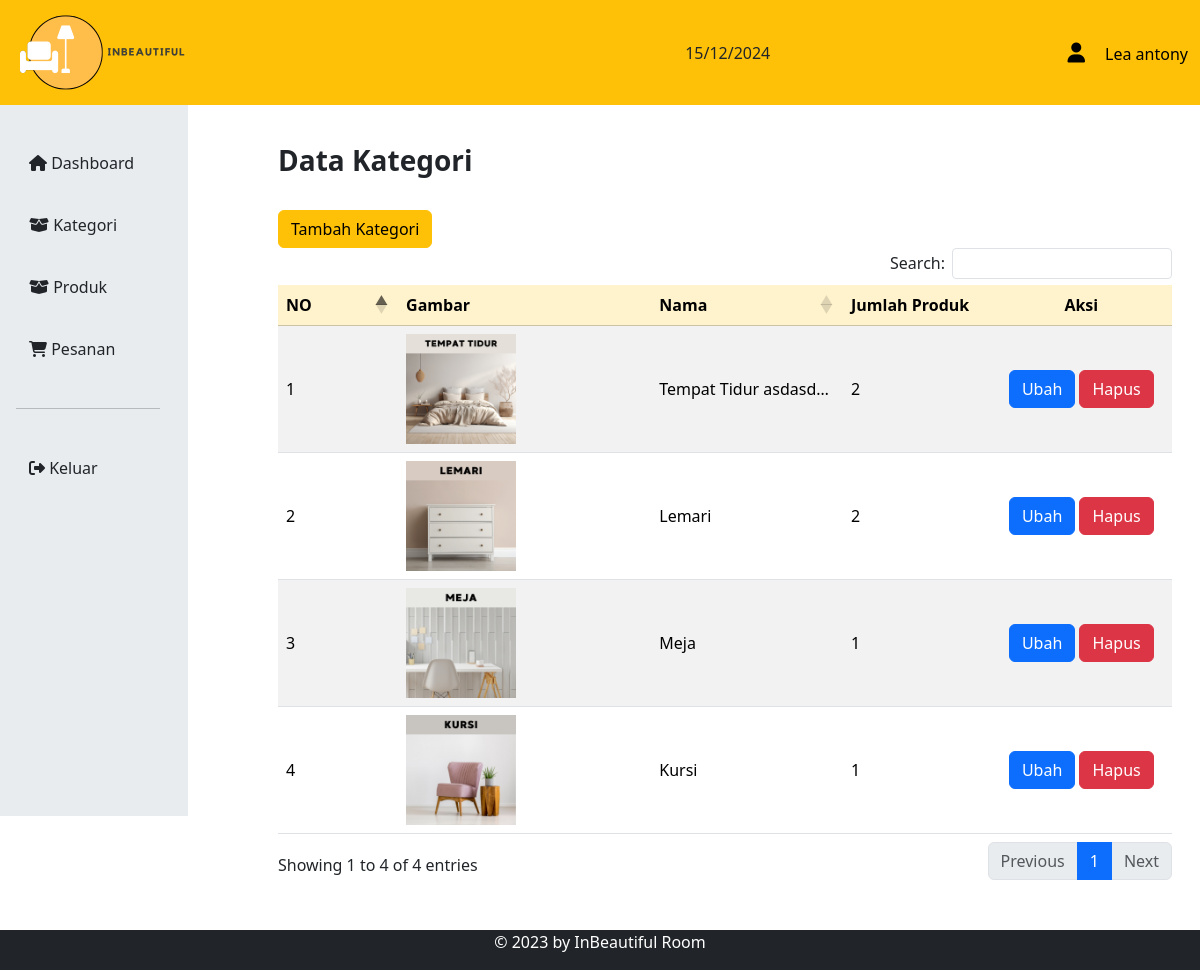
The page /penjual/data_kategori.php (signed in) on the database its author committed.
### tables this page shows
CREATE TABLE `users` (
  `id` int(11) NOT NULL,
  `peran` enum('Penjual','Pembeli') NOT NULL,
  `nama` varchar(100) NOT NULL,
  `username` varchar(100) NOT NULL,
  `password` varchar(100) NOT NULL,
  `email` varchar(100) NOT NULL,
  `no_hp` varchar(100) NOT NULL,
  `alamat` varchar(9999) NOT NULL
);

CREATE TABLE `kategori` (
  `id_kategori` int(11) NOT NULL,
  `gambar_kategori` varchar(100) NOT NULL,
  `nama_kategori` varchar(100) NOT NULL
);

### penjual/data_kategori.php (the view, shortened to what this page needs)
<?php
include "header_penjual.php"
    ?>
<link rel="stylesheet" href="../assets/css/style_data_produk.css?v=2">
<div class="col-md-12 mb-5" style="margin-left: 125px;">
    <h3><strong>Data Kategori</strong></h3><br>
    <a href="tambah_kategori.php" class="btn btn-warning">Tambah Kategori</a>
    <table id="tabel-produk" class="table table-striped table-hover mb-5">
        <thead class="table-warning">
            <tr>
                <th class="tabel_no">NO</th>
                <th class="tabel">Gambar</th>
                <th class="tabel">Nama</th>
                <th class="tabel">Jumlah Produk</th>
                <th class="tabel text-center">Aksi</th>
            </tr>
        </thead>
        <tbody>
            <?php
            $no = 1;
            $kategori = mysqli_query($koneksi, "SELECT * FROM kategori ORDER BY id_kategori DESC");
            while ($row = mysqli_fetch_array($kategori)) {
                ?>
                <tr class="align-middle">
                    <td>
                        <?php echo $no++ ?>
                    </td>
                    <td> <img src="../assets/images/kategori/<?php echo $row['gambar_kategori'] ?>" alt="" width="110px"
                            height="110px"> </td>
                    <td>
                        <?php echo "<div class='truncate'>" . $row['nama_kategori'] . "</div>" ?>
                    </td>
                    <td>
                        <?php
                        $awal = 0;
                        $produk = mysqli_query($koneksi, "SELECT * FROM produk WHERE id_kategori = $row[id_kategori]");
                        while ($row1 = mysqli_fetch_array($produk)) {
                            $jumlah_produk = 1 + $awal;
                            $awal = $jumlah_produk;
                        }
                        echo $awal
                            ?>
                    </td>
                    <td class="text-center">
                        <a class="btn btn-primary" href="ubah_kategori.php?id=<?php echo $row['id_kategori'] ?>">Ubah</a>
                        <a class="btn btn-danger <?php echo ($awal > 0) ? '' : 'hapus'; ?> <?php echo ($awal < 1) ? '' : 'digunakan'; ?>"
                            href="fungsi/fungsi_hapus.php?id_kategori=<?php echo $row['id_kategori'] ?>"
                            value="hapus">Hapus</a>
                    </td>
                </tr>
            <?php } ?>
        </tbody>
    </table>
</div>
<?php
include "footer_penjual.php"
    ?>

### penjual/header_penjual.php (shortened to what this page needs)
<?php
include "../koneksi.php";
?>
<!DOCTYPE html>
<html lang="en">
<head>
    <link rel="stylesheet" href="https://cdn.datatables.net/1.13.6/css/dataTables.bootstrap5.min.css">
    <link rel="stylesheet" href="../assets/bootstrap/css/bootstrap.min.css">
    <link rel="stylesheet" href="../assets/fontawesome/css/all.min.css">
    <link href="https://cdn.jsdelivr.net/npm/sweetalert2@11.10.0/dist/sweetalert2.min.css" rel="stylesheet">
</head>
<body>
    <div id="page-container">
        <nav class="navbar fixed-top bg-warning">
            <div class="container-fluid">
                <a href="dashboard_penjual.php" class="navbar-brand">
                    <img src="../assets/images/logo/logo_transparent_cropped.png" width="50%" height="50%">
                </a>
                <div>
                    <span id="tanggal"></span>
                </div>
                <div class="user-info">
                    <i class="fa-solid fa-user navbar-brand" style="color: #000000;"></i>
                    <?php
                    $query = mysqli_query($koneksi, "SELECT * FROM `users` WHERE `username`='$_SESSION[username]'") or die();
                    $fetch = mysqli_fetch_array($query);
                    echo "<FONT COLOR='#000000'>" . $fetch['nama'] . "</FONT>";
                    ?>
                </div>
            </div>
        </nav>
        <div class="row mt-5 no-gutters pt-5">
            <div class="col-md-2 bg-body-secondary">
                <ul class="nav flex-column p-3 pt-5">
                    <li class="nav-item">
                        <a class="btn" href="../penjual/dashboard_penjual.php"><i class="fa-solid fa-house"></i>
                            Dashboard</button></a>
                    </li>
                    <br>
                    <li class="nav-item">
                        <a class="btn" href="../penjual/data_kategori.php"><i class="fa-solid fa-box-open"></i>
                            Kategori</button></a>
                    </li>
                    <br>
                    <li class="nav-item">
                        <a class="btn" href="../penjual/data_produk.php"><i class="fa-solid fa-box-open"></i>
                            Produk</button></a>
                    </li>
                    <br>
                    <li class="nav-item">
                        <a class="btn" href="../penjual/data_pesanan.php"><i class="fa-solid fa-cart-shopping"></i>
                            Pesanan</button></a>
                    </li>
                    <br>
                    <hr><br>
                    <li class="nav-item">
                        <a class="btn keluar" href="../index/keluar.php"><i class="fa-solid fa-right-from-bracket"></i>
                            Keluar</a></a>
                    </li>
                </ul>
            </div>
            <div class="container col-md-9 pt-5" id="content-wrap">
                <body>
</html>

### penjual/footer_penjual.php (shortened to what this page needs)
<footer class="bg-dark text-white footer mt-4 z-3">
    <div class="row col">
        <div style="text-align: center;">
            <p>&copy; 2023 by InBeautiful Room</p>
        </div>
    </div>
</footer>
</body>
</html>

### assets/css/style_data_produk.css (style rules this page uses)
body { overflow-x: hidden; }
body { min-height: 100vh; display: flex; flex-direction: column; }
#page-container { position: relative; min-height: 100vh; }
#content-wrap { padding-bottom: 2.5rem; }
.bg-body-secondary { height: 90vh; position: fixed; }
.tabel_no { width: 10px; }
.tabel { width: 20px; }
.truncate { display: -webkit-box; -webkit-line-clamp: 1; -webkit-box-orient: vertical; overflow: hidden; }
.footer { position: fixed; left: 0; bottom: 0; width: 100%; text-align: center; }

### rows shown on the page
users: nama "Lea antony"
kategori: gambar_kategori (picture), nama_kategori "Tempat Tidur…", awal "2"
kategori: gambar_kategori (picture), nama_kategori "Lemari", awal "2"
kategori: gambar_kategori (picture), nama_kategori "Meja", awal "1"
kategori: gambar_kategori (picture), nama_kategori "Kursi", awal "1"
